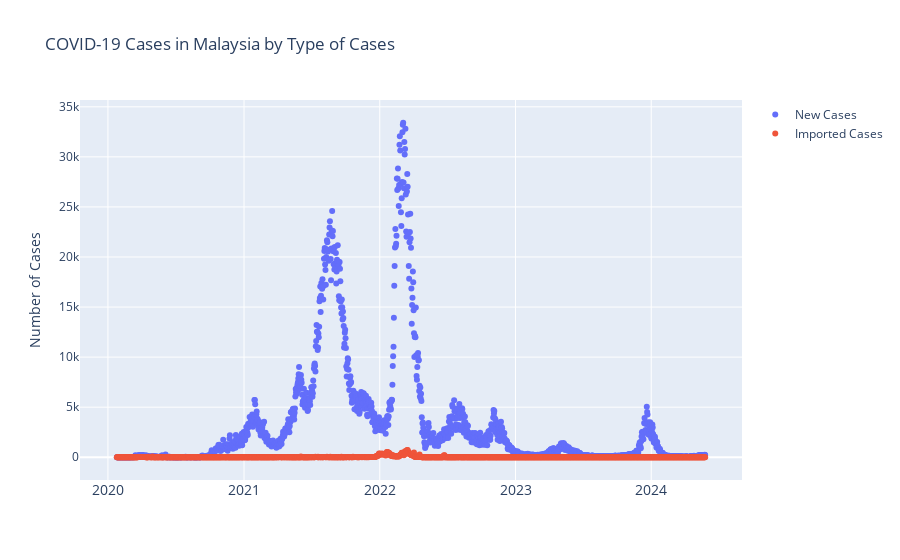

Notebook code cell kept with this figure:
### Code cell
fig = go.Figure()
fig.add_trace(go.Scatter(x = casetype_malaysia['date'], y = casetype_malaysia['cases_new'], name = 'New Cases', mode='markers'))
fig.add_trace(go.Scatter(x = casetype_malaysia['date'], y = casetype_malaysia['cases_import'], name = 'Imported Cases', mode='markers'))
fig.update_layout(title = 'COVID-19 Cases in Malaysia by Type of Cases', xaxis_tickfont_size = 14, yaxis = dict(title = 'Number of Cases'))
fig.show()

### Figure 1 — Plotly figure (JSON) as saved in the notebook; plotly's stock layout.template omitted (floating-point values rounded to 4 significant figures; data arrays with more than 128 entries replaced by an {"elided": "..."} marker saying what was removed)
{"data": [{"mode": "markers", "name": "New Cases", "type": "scatter", "x": {"elided": "1583 str values"}, "y": {"elided": "1583 int values"}}, {"mode": "markers", "name": "Imported Cases", "type": "scatter", "x": {"elided": "1583 str values"}, "y": {"elided": "1583 int values"}}], "layout": {"title": {"text": "COVID-19 Cases in Malaysia by Type of Cases"}, "xaxis": {"tickfont": {"size": 14}}, "yaxis": {"title": {"text": "Number of Cases"}}}}
